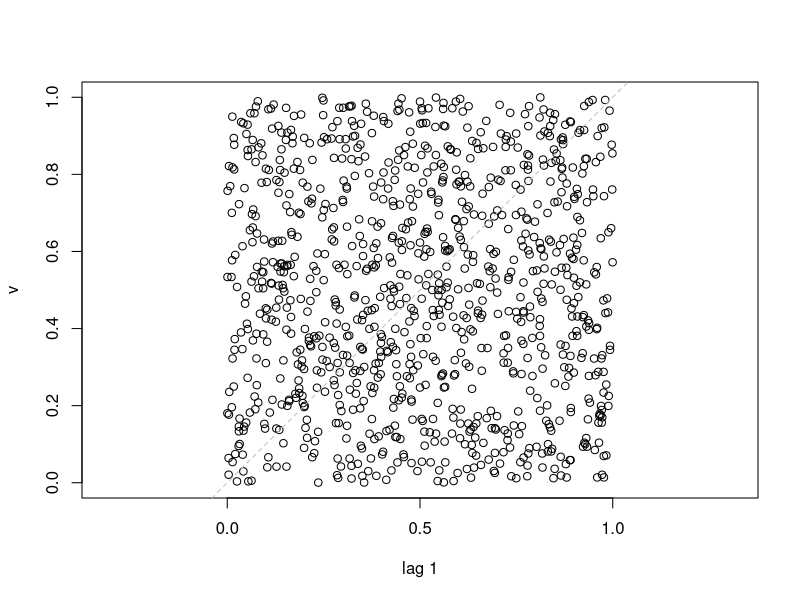

Reproduce this figure in R. (Note: this script raises an error after producing the figure.)
# 평균이 10이고, 표준편차가 3인 정규분포를 따르는 난수 4개를 생성하려면
rnorm(4, mean=10 , sd=3)
# rpois(10, lambda = 3 )을 실행하면 집중도의 값이 3인 포아송분포를 따르는 10개를 생성할 수 있다.
# sample() 함수를 사용하면 기존의 벡터로부터 랜덤하게 표본을 추출할 수 있다.
# 함수는 주어진 벡터의 원소 중에서 size 인수에 지정한 개수만큼 랜덤하게 추출해주는데
# replace 인수 값이 TRUE 인지 FALSE인지에 따라 복원 및 비복원 추출해준다.
sample(1:100, size=5, replace=FALSE)
# 주사위를 6번 던지는 시행
sample(1:6, size=6, replace=TRUE)
# 문자형 벡터에서도 sample()를 사용할 수 있다.
fruits <- c("apple","orange","strawberry","lemon","clementine")
sample(fruits, size=2, replace=TRUE)

# 의사난수를 시뮬레이션 하는 방법.
# 의사난수라는 표현은 진정한 의미의 난수가 아니라 난수발생 알고리즘에 의해 만들어지는 숫자
# 0과 1사이에서 일련의 의사 난수를 생성하는 방법
# 승법 합동 의사난수 발생기를 이용해 독립이고, 균일분포를 따르는 확률변수들을 시뮬레이션 하는 것
# 의사난수를 생성하는 데 사용할 수 있는 다양한 방법이 있다.
# m을 크기가 큰 소수로, k는 10보다 작은 정수로서 가급적 m의 제곱근에 가까운 값이 되도록 정하면
# 의사 난수를 생성할 수 있다.

getRandomNbs <- function(n,m,seed){
  pseudorandom.numbers <- numeric(n)
  k <- round(sqrt(m)) -2
  for (i in 1:n){
    seed <- (k*seed) %% m
    pseudorandom.numbers[i] <- seed/m
  }
  return(pseudorandom.numbers)
}

# 초기값은 27000으로, 소스 m의 값은 334,753으로 하여 5개의 의사난수를 생성
getRandomNbs(5,334753,27000)

# 사용자가 직접 작성한 의사난수 발생기를 이용하면 생성된 숫자들이 균일 분포를 따르는지
# 서로 독립인지 확인하는 것은 중요한 일
# 정규분포가 따르는지 확인해보려면, 카이제곱 검정을 이용해야됨.
rng.chisq <- function(x,m){
  Obs <- trunc(m*x)/m
  Obs <- table(Obs)
  p <- rep(1,m)/m
  Exp <- length(x) * p
  chisq <- sum((Obs-Exp)^2/Exp)
  pvalue <- 1-pchisq(chisq,m-1)
  results <- list(test.static=chisq, p.value = pvalue, df=m-1)
  return(results)
}
# x는 의사난수 발생기에 의해 [0,1] 구간내에서 생성된 난수
# m은 카이제곱 검정에 사용할 부분 구간의 개수이다.
v <- getRandomNbs(1000,334753,27000)
rng.chisq(v,m=5)
# p-value가 충분히 크기 때문에 귀무가설 즉, 생서된 난수가 균일분포를 따른다는 것을 기각할 만한
# 증거를 찾을 수 없다.
# 그렇다면 독립인지를 알아보자
# 시차그림 함수
lag.plot(v)

# 직접 의사난수를 방생시키는 함수를 작성할 수 있는데, 내장함수인 runif()함수를 사용하면
# 구간 [a,b] 내에서 균일분포를 따르는 난수를 생성 할 수 있다.
# runif() 함수의 인수는 min = a, max = b로 지정할 수 있다.
# 초기값을 지정하지 않으면 함수 내부에서 알아서 결정하고, getRandomNb()함수와는 다른 알고리즘을 사용해 의사난수 생성

a <- runif(n=5,min=0,max=1)
# 초기값을 특정하고 싶으면 set.seed() 함수를 이용해야 한다.

runif(3)
# 초깃값을 사용하고 runif
set.seed(27000)
runif(3)
runif(3)

# 즉 초깃값을 설정하게 되면, 미리 결정된 수열을 얻을 수 있게 된다.

# 베르누이 확률변수를 모의실험하는 방법.
# 베르누이 시행은 두 가지의 가능한 결과, 성공 및 실패만 관측

set.seed(23457)
guessed.correctly <- runif(30)
table(guessed.correctly < 0.25)
# rbern은 정답을 맞힐 확률 p를 인수로 지정해 맞힐 문제의 개수를 시뮬레이션 할 수 있다.
# p인수에 지정된 확률을 성공 확률로 하여 성공을 1 실패를 0으로 리턴한다.
guessed.correctly <- rbern(n=30,p=.25)
guessed.correctly
sum(guessed.correctly)

# 이항활률 변수를 모의실험하려면 rbinom()함수를 사용한다.
# size 인수를 1로 지정해 실행
set.seed(23457)
rbinom(n=30,size=1,p=.25)

# 문제 : 시간당 100개의 유리병을 생산하는 공장에서 출고된 제품 중 불량품의 갯수를 모의실험
# 불량률은 0.05이고, 하루에 10시간 작업한다고 생각했을때

set.seed(23457)
rbinom(n=10,size=100,p=0.05)

# 포아송 확률변수는 보통 주어진 시구간 내에서 관측된 특정 사건의 발생횟수를 모델링
# rpoi()함수를 사용해 모의실험 
# 15년간 발생하게 될 부상 건수를 매년 43600건 정도 발생하는 것으로 가정

lag.plot(rpois(15,43600))

# 지수분포 확률변수 
# 컴퓨터가 평균적으로 6년만에 고장이 난다고 가정하고 교실에 있는 25대의 동종 컴퓨터의 수명을 rexp()함수를 이용해 
# 모의 실험
set.seed(453)
computer.lifetime <- rexp(25,1/6)
hist(computer.lifetime, probability=TRUE, col="gray", main="Exponential curve for computers with a mean time
     to failure of 6 years", cex.lab=1.5, cex.main=1.5)
curve(dexp(x,1/6),add=T)

# 몬테카를로 모의실험
# 확률변수의 기댓값을 계산하는 것은 중요
# 결정론적인 알고리즘을 정용하거나 딱 떨어지는 수식으로 계산하기 어렵다
# 설명변수와 반응변수 간의 관계를 상수항, 지수함수, 거듭제곱, 로그 등 몇가지 기본적인
# 함수들로만 표현하는 것이 매우 어렵거나 불가능한 경우가 있다.
# 반복적인 난수 생성을 통해 미지의 확률분포를 비슷하게 근사시키고, 넓은 범위의 다양한 문제에 대한
# 해결책을 제공하는 알고리즘 방법
# 확률변수 X 기댓값 E(X) 근사값을 찾기 위해 X와 같은 분포를 갖는 m개의 난수를 생성해
# 이들의 평균값을 계산해 사용하면 된다.
# m이 충분히 큰 경우 Xm은 참값 E(X)에 대한 좋은 근사값이 되기 때문이다.
# 대수의 법칙에 의하면 m이 커짐에 따라 Xm의 분포의 중심위치가 모집단 평균에 가까워지는 경향성이 강해진다.
# 실제 분포의 이론적 밀도함수에 가까워짐을 확인 할 수도 있다.

# 중심극한정리
# 표본 크기가 커짐에 따라 Xm의 분포가 점점 정규분포랑 닮아간다는 것이다.
set.seed(983)
x.exp <- rexp(1000,rate=0.4)
mean(x.exp)
#평균값
sd(x.exp)
#표준편차
hist(x.exp, probability=TRUE, col=gray(0.8),main="",cex.axis=1.2,cex.lab=1.5)

# 난수들이 정규분포랑 거리가 있다. 이번에는 rate값이 0.4인 지수분포로부터 100개의 난수를 생성해
# 평균값을 계산하는 작업을 500회 반복해 얻은 500개의 평균값의 분포가 어떻게 되는지 확인

x.exp.means <- numeric(100)
for(i in 1:500){
  x.exp.means[i] <- mean(rexp(100,0.4))
}
hist(x.exp.means,probability=TRUE , col=gray(0.8), main="", cex.axis=1.2,cex.lab=1.5)

# 중심극한정리에 의해 근사적으로 정규분포를 따르는 평균값들의 표준편차의 값은 
# 모집단 분포의 표준편차 와 다음 관계를 갖게 된다.

mean(x.exp.means)
sd(x.exp.means)

# 이 예제에서 모집단 분포의 평균 및 표준편차는 모두 2.5이므로 다음 코드를 실행하면 계산할 수 있다.
2.5/sqrt(100)

# 몬테카를로 방법으로 구한 값과 방금 계산한 이론적인 값이 매우 비슷함.
# 다른 분포를 따르는 확률변수에도 동일하게 적용
# 메인보드의 평균수명은 8년이고 하드드라이브는 4년이라고 한다.
# 부품의 수명에 대해 지수분포를 가정하고 난수를 발생시켜 컴퓨터 수명의 평균 및 분산을 추정해보자

moterboard.fail <- rexp(10000, rate=1/8)
hard.drive.fail <- rexp(10000, rate=1/6)
par(mfrow=c(1,2))
hist(moterboard.fail, probability=TRUE, col=gray(0.8),main = "Simulated motherboard time to failure", cex.axis=1.2, cex.lab=1.5)
hist(hard.drive.fail, probability=TRUE, col=gray(0.8), main = "Simulated hard drive time to failure", cex.axis=1.2, cex.lab=1.5)

ind <- (hard.drive.fail - moterboard.fail) >0

# 이 인덱스 정보를 이용하면 컴퓨터 고장 시점을 얻을 수 있다

computer.fail <- c(moterboard.fail[ind], hard.drive.fail[!ind])
mean(computer.fail)
var(computer.fail)
sd(computer.fail)

